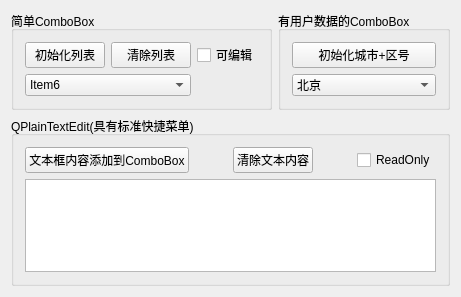
<?xml version="1.0" encoding="UTF-8"?>
<ui version="4.0">
 <class>Widget</class>
 <widget class="QWidget" name="Widget">
  <property name="geometry">
   <rect>
    <x>0</x>
    <y>0</y>
    <width>461</width>
    <height>297</height>
   </rect>
  </property>
  <property name="windowTitle">
   <string>Widget</string>
  </property>
  <layout class="QGridLayout" name="gridLayout">
   <item row="0" column="1">
    <widget class="QGroupBox" name="groupBox_2">
     <property name="title">
      <string>有用户数据的ComboBox</string>
     </property>
     <layout class="QVBoxLayout" name="verticalLayout">
      <item>
       <widget class="QPushButton" name="btnIni2">
        <property name="text">
         <string>初始化城市+区号</string>
        </property>
       </widget>
      </item>
      <item>
       <widget class="QComboBox" name="comboBox2">
        <item>
         <property name="text">
          <string>北京</string>
         </property>
        </item>
       </widget>
      </item>
     </layout>
    </widget>
   </item>
   <item row="0" column="0">
    <widget class="QGroupBox" name="groupBox">
     <property name="title">
      <string>简单ComboBox</string>
     </property>
     <layout class="QGridLayout" name="gridLayout_2">
      <item row="0" column="0">
       <widget class="QPushButton" name="btnIniItems">
        <property name="text">
         <string>初始化列表</string>
        </property>
       </widget>
      </item>
      <item row="0" column="1">
       <widget class="QPushButton" name="btnClearItem">
        <property name="text">
         <string>清除列表</string>
        </property>
       </widget>
      </item>
      <item row="0" column="2">
       <widget class="QCheckBox" name="checkBox_2">
        <property name="text">
         <string>可编辑</string>
        </property>
       </widget>
      </item>
      <item row="1" column="0" colspan="2">
       <widget class="QComboBox" name="comboBox">
        <property name="currentText">
         <string>Item6</string>
        </property>
        <item>
         <property name="text">
          <string>Item6</string>
         </property>
        </item>
       </widget>
      </item>
     </layout>
    </widget>
   </item>
   <item row="1" column="0" colspan="2">
    <widget class="QGroupBox" name="groupBox_3">
     <property name="title">
      <string>QPlainTextEdit(具有标准快捷菜单)</string>
     </property>
     <layout class="QGridLayout" name="gridLayout_3">
      <item row="0" column="0">
       <widget class="QPushButton" name="btnToComboBox">
        <property name="text">
         <string>文本框内容添加到ComboBox</string>
        </property>
       </widget>
      </item>
      <item row="0" column="1">
       <spacer name="horizontalSpacer">
        <property name="orientation">
         <enum>Qt::Horizontal</enum>
        </property>
        <property name="sizeHint" stdset="0">
         <size>
          <width>80</width>
          <height>20</height>
         </size>
        </property>
       </spacer>
      </item>
      <item row="0" column="2">
       <widget class="QPushButton" name="btnClearText">
        <property name="text">
         <string>清除文本内容</string>
        </property>
       </widget>
      </item>
      <item row="0" column="3">
       <spacer name="horizontalSpacer_2">
        <property name="orientation">
         <enum>Qt::Horizontal</enum>
        </property>
        <property name="sizeHint" stdset="0">
         <size>
          <width>80</width>
          <height>20</height>
         </size>
        </property>
       </spacer>
      </item>
      <item row="0" column="4">
       <widget class="QCheckBox" name="checkBox">
        <property name="text">
         <string>ReadOnly</string>
        </property>
       </widget>
      </item>
      <item row="1" column="0" colspan="5">
       <widget class="QPlainTextEdit" name="plainTextEdit"/>
      </item>
     </layout>
    </widget>
   </item>
  </layout>
 </widget>
 <layoutdefault spacing="6" margin="11"/>
 <resources/>
 <connections/>
</ui>
